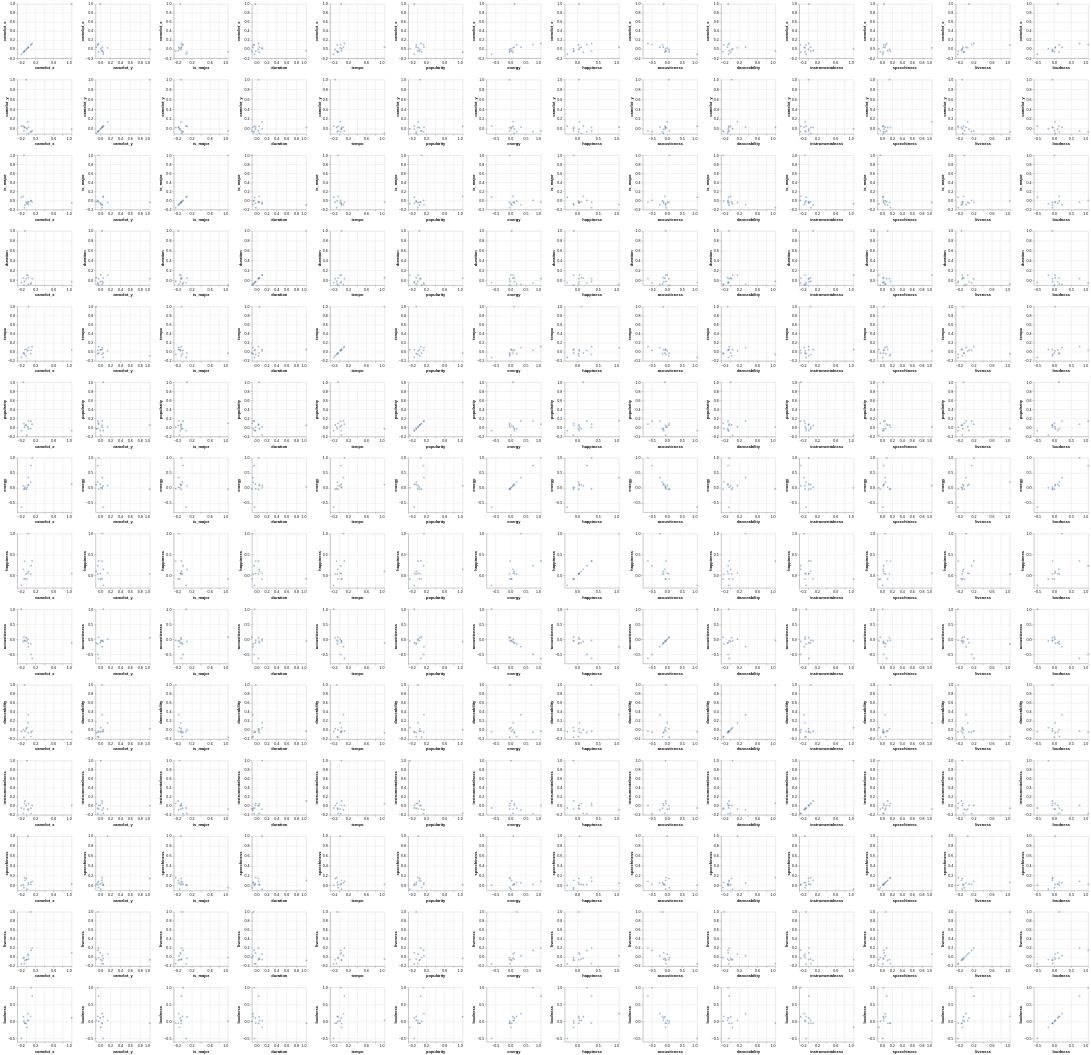

Here is the notebook cell this chart was saved with:
### Code cell
track_analysis_corr = track_analysis.corr(numeric_only=True)
track_analysis_corr_cols = track_analysis_corr.columns.to_list()

alt.Chart(track_analysis_corr).mark_circle(opacity=0.5, size=25).encode(
    x=alt.X(alt.repeat("column"), type="quantitative"),
    y=alt.Y(alt.repeat("row"), type="quantitative")
).properties(width=150, height=150).repeat(row=track_analysis_corr_cols, column=track_analysis_corr_cols)

### Figure 1 — Vega-Lite specification as saved in the notebook (floating-point values rounded to 4 significant figures)
{"config": {"view": {"continuousWidth": 300, "continuousHeight": 300}}, "repeat": {"column": ["camelot_x", "camelot_y", "is_major", "duration", "tempo", "popularity", "energy", "happiness", "acousticness", "danceability", "instrumentalness", "speechiness", "liveness", "loudness"], "row": ["camelot_x", "camelot_y", "is_major", "duration", "tempo", "popularity", "energy", "happiness", "acousticness", "danceability", "instrumentalness", "speechiness", "liveness", "loudness"]}, "spec": {"data": {"name": "data-bd33aa5ff8089fcf3a5facf3a03cd083"}, "mark": {"type": "circle", "opacity": 0.5, "size": 25}, "encoding": {"x": {"field": {"repeat": "column"}, "type": "quantitative"}, "y": {"field": {"repeat": "row"}, "type": "quantitative"}}, "height": 150, "width": 150}, "$schema": "https://vega.github.io/schema/vega-lite/v6.4.1.json", "datasets": {"data-bd33aa5ff8089fcf3a5facf3a03cd083": [{"camelot_x": 1.0, "camelot_y": -0.005365, "is_major": -0.05508, "duration": -0.03136, "tempo": 0.04517, "popularity": -0.06635, "energy": 0.1268, "happiness": 0.04358, "acousticness": -0.1109, "danceability": -0.04267, "instrumentalness": 0.01156, "speechiness": 0.03176, "liveness": 0.0949, "loudness": 0.102}, {"camelot_x": -0.005365, "camelot_y": 1.0, "is_major": -0.0378, "duration": 0.0328, "tempo": -0.08693, "popularity": 0.05534, "energy": -0.03841, "happiness": 0.0367, "acousticness": 0.05766, "danceability": 0.03282, "instrumentalness": 0.004914, "speechiness": 0.1445, "liveness": -0.05714, "loudness": -0.05415}, {"camelot_x": -0.05508, "camelot_y": -0.0378, "is_major": 1.0, "duration": -0.09856, "tempo": -0.02787, "popularity": 0.09273, "energy": -0.03277, "happiness": -0.08847, "acousticness": 0.07332, "danceability": -0.1566, "instrumentalness": -0.07134, "speechiness": -0.0423, "liveness": -0.009532, "loudness": 0.005884}, {"camelot_x": -0.03136, "camelot_y": 0.0328, "is_major": -0.09856, "duration": 1.0, "tempo": 0.05172, "popularity": 0.04542, "energy": 0.03345, "happiness": -0.08086, "acousticness": -0.04654, "danceability": -0.02395, "instrumentalness": 0.1067, "speechiness": 0.1064, "liveness": -0.07299, "loudness": -0.05358}, {"camelot_x": 0.04517, "camelot_y": -0.08693, "is_major": -0.02787, "duration": 0.05172, "tempo": 1.0, "popularity": -0.02679, "energy": 0.1155, "happiness": 0.09512, "acousticness": -0.1229, "danceability": -0.0567, "instrumentalness": 0.04901, "speechiness": 0.02306, "liveness": -0.04207, "loudness": 0.03373}, {"camelot_x": -0.06635, "camelot_y": 0.05534, "is_major": 0.09273, "duration": 0.04542, "tempo": -0.02679, "popularity": 1.0, "energy": 0.075, "happiness": 0.1453, "acousticness": -0.06941, "danceability": 0.009602, "instrumentalness": -0.1667, "speechiness": 0.01702, "liveness": -0.02588, "loudness": 0.1386}, {"camelot_x": 0.1268, "camelot_y": -0.03841, "is_major": -0.03277, "duration": 0.03345, "tempo": 0.1155, "popularity": 0.075, "energy": 1.0, "happiness": 0.3456, "acousticness": -0.6323, "danceability": -0.02192, "instrumentalness": 0.008338, "speechiness": 0.0853, "liveness": 0.2, "loudness": 0.745}, {"camelot_x": 0.04358, "camelot_y": 0.0367, "is_major": -0.08847, "duration": -0.08086, "tempo": 0.09512, "popularity": 0.1453, "energy": 0.3456, "happiness": 1.0, "acousticness": -0.2393, "danceability": 0.3419, "instrumentalness": -0.09164, "speechiness": 0.05371, "liveness": 0.03094, "loudness": 0.2295}, {"camelot_x": -0.1109, "camelot_y": 0.05766, "is_major": 0.07332, "duration": -0.04654, "tempo": -0.1229, "popularity": -0.06941, "energy": -0.6323, "happiness": -0.2393, "acousticness": 1.0, "danceability": -0.03434, "instrumentalness": -0.04852, "speechiness": 0.006662, "liveness": -0.1498, "loudness": -0.498}, {"camelot_x": -0.04267, "camelot_y": 0.03282, "is_major": -0.1566, "duration": -0.02395, "tempo": -0.0567, "popularity": 0.009602, "energy": -0.02192, "happiness": 0.3419, "acousticness": -0.03434, "danceability": 1.0, "instrumentalness": 0.05388, "speechiness": 0.1628, "liveness": -0.1421, "loudness": -0.04625}, {"camelot_x": 0.01156, "camelot_y": 0.004914, "is_major": -0.07134, "duration": 0.1067, "tempo": 0.04901, "popularity": -0.1667, "energy": 0.008338, "happiness": -0.09164, "acousticness": -0.04852, "danceability": 0.05388, "instrumentalness": 1.0, "speechiness": -0.07201, "liveness": -0.05336, "loudness": -0.1725}, {"camelot_x": 0.03176, "camelot_y": 0.1445, "is_major": -0.0423, "duration": 0.1064, "tempo": 0.02306, "popularity": 0.01702, "energy": 0.0853, "happiness": 0.05371, "acousticness": 0.006662, "danceability": 0.1628, "instrumentalness": -0.07201, "speechiness": 1.0, "liveness": 0.06677, "loudness": 0.02555}, {"camelot_x": 0.0949, "camelot_y": -0.05714, "is_major": -0.009532, "duration": -0.07299, "tempo": -0.04207, "popularity": -0.02588, "energy": 0.2, "happiness": 0.03094, "acousticness": -0.1498, "danceability": -0.1421, "instrumentalness": -0.05336, "speechiness": 0.06677, "liveness": 1.0, "loudness": 0.1514}, {"camelot_x": 0.102, "camelot_y": -0.05415, "is_major": 0.005884, "duration": -0.05358, "tempo": 0.03373, "popularity": 0.1386, "energy": 0.745, "happiness": 0.2295, "acousticness": -0.498, "danceability": -0.04625, "instrumentalness": -0.1725, "speechiness": 0.02555, "liveness": 0.1514, "loudness": 1.0}]}}
